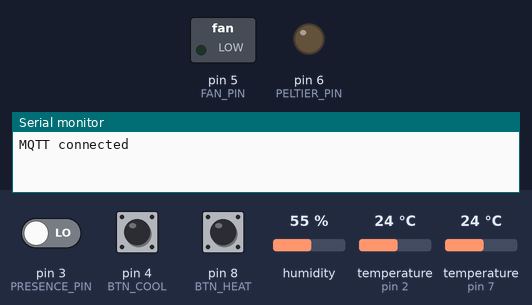
This sketch was run on a simulated Arduino Uno, built for the host (arithmetic inside an expression is 32-bit, double 64-bit). On the bench: switched loads named in the sketch (green lamp = pin HIGH), output pins drawn as LEDs (lit = HIGH), the last lines printed to the serial monitor. The inputs (shaded band) are chosen by the test bench; at power-on: pin 3 (PRESENCE_PIN) LOW, temperature (sensors on pin 7, pin 2) 24 °C, pin 4 (BTN_COOL) LOW, pin 8 (BTN_HEAT) LOW, humidity 55 %. WiFi joins after 1.5 s; servers stay silent unless stated; no MQTT or app messages arrive unless stated.

Above: at 3.7 s.
3.8 s: pin 3 (PRESENCE_PIN) driven HIGH
At 5.3 s:
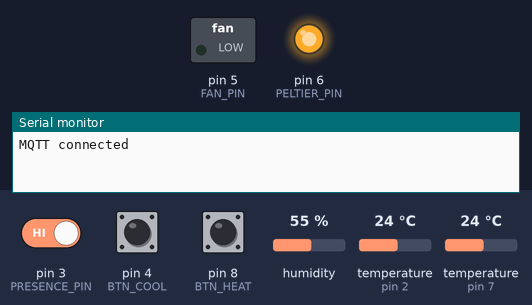
5.6 s: temperature (sensor on pin 7) set to 30.6 °C
7.1 s: temperature (sensor on pin 7) set to 32 °C
At 8.5 s:
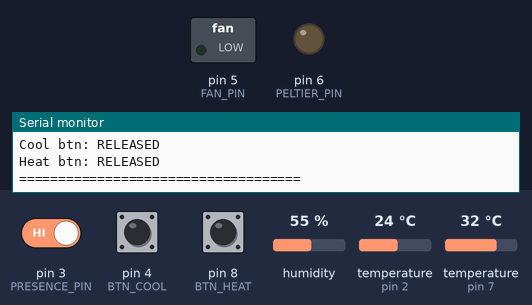
18.3 s: temperature (sensor on pin 2) set to 29.6 °C
21.2 s: temperature (sensor on pin 2) set to 30.7 °C
At 22.7 s:
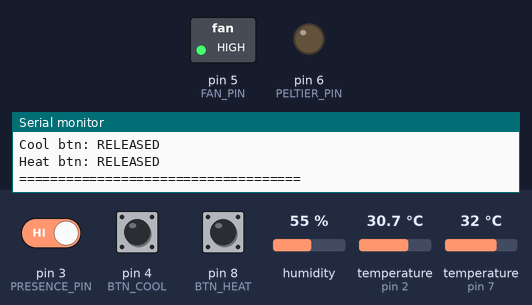
Timing chart, 0 to 24.2 s (numbered marks = the images above; inputs shaded):
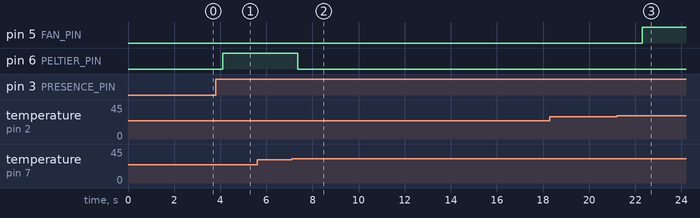

Measured:
- the behaviour switches between 31.1 and 31.2 °C on temperature (sensor on pin 7) (found by bisection; images 1 and 2)
- the behaviour switches between 30.3 and 30.4 °C on temperature (sensor on pin 2) (found by bisection; images 2 and 3)
- after the input at 3.8 s, pin 6 (PELTIER_PIN): LOW → HIGH after 0.30 s
- after the input at 7.1 s, pin 6 (PELTIER_PIN): HIGH → LOW after 0.25 s
- after the input at 18.3 s, every drawn part: stays the same
- after the input at 21.2 s, pin 5 (FAN_PIN): LOW → HIGH after 1.1 s

The sketch:

Smart_thermal_comfort_system_github.ino
```cpp
#include "config.h"
#include "sensor.h"
#include "actuators.h"
#include "network.h"
#include "telemetry.h"
#include "debug.h"

static unsigned long lastDebug = 0;

void setup() {
    Serial.begin(9600);
    sensor_begin();
    actuator_begin();
    network_begin();
}

void loop() {
    sensor_update();
    actuator_update();
    network_loop();
    telemetry_send();

    if (millis() - lastDebug > 5000) {
        lastDebug = millis();
        debug_print();
    }
}
```

actuators.cpp
```cpp
#include <Arduino.h>
#include "actuators.h"
#include "sensor.h"
#include "config.h"

// ── GLOBALS ───────────────────────────────────────
String systemMode   = "AUTO";
bool   fanState     = false;
bool   peltierState = false;

// ── INIT ──────────────────────────────────────────
void actuator_begin() {
    pinMode(FAN_PIN,     OUTPUT);
    pinMode(PELTIER_PIN, OUTPUT);
}

// ── APPLY ─────────────────────────────────────────
static void applyOutputs() {
    digitalWrite  (FAN_PIN,     fanState     ? HIGH : LOW);   // FIX: was HIGH(=1) in AUTO mode
    digitalWrite (PELTIER_PIN, peltierState ? HIGH : LOW);
}

// ── UPDATE ────────────────────────────────────────
void actuator_update() {

    // Presence off → everything off
    if (!sensor_getPresence()) {
        fanState = peltierState = false;
        applyOutputs();
        return;
    }

    // Manual mode: outputs already set by sensor_update() buttons
    if (systemMode == "MANUAL") {
        applyOutputs();
        return;
    }

    // Auto mode: TCI-based control
    float tci = sensor_getTCI();

    if      (tci > 2) { fanState = true;  peltierState = false; }
    else if (tci < -2) { fanState = false; peltierState = true;  }
    else               { fanState = false; peltierState = false; }

    applyOutputs();
}
```

actuators.h
```cpp
#ifndef ACTUATORS_H
#define ACTUATORS_H

#include <Arduino.h>

void actuator_begin();
void actuator_update();

extern String systemMode;   // "AUTO" | "MANUAL"
extern bool   fanState;
extern bool   peltierState;

#endif
```

debug.cpp
```cpp
#include <Arduino.h>
#include "debug.h"
#include "sensor.h"
#include "actuators.h"
#include "config.h"

void debug_print() {
    Serial.println("====================================");

    Serial.print("Ambient: ");  Serial.print(sensor_getAmbient());  Serial.println(" C");
    Serial.print("Humidity: "); Serial.print(sensor_getHumidity()); Serial.println(" %");
    Serial.print("Skin:    ");  Serial.print(sensor_getSkin());     Serial.println(" C");
    Serial.print("TCI:     ");  Serial.println(sensor_getTCI());    // FIX: from getter, not recomputed

    Serial.print("Presence: ");
    Serial.println(sensor_getPresence() ? "DETECTED" : "NOT DETECTED");

    Serial.print("Mode: "); Serial.println(systemMode);

    Serial.print("Fan:     "); Serial.println(fanState     ? "ON" : "OFF");
    Serial.print("Peltier: "); Serial.println(peltierState ? "ON" : "OFF");

    // FIX: was inverted — INPUT_PULLUP means LOW = pressed
    Serial.print("Cool btn: ");
    Serial.println(digitalRead(BTN_COOL) == HIGH ? "PRESSED" : "RELEASED");

    Serial.print("Heat btn: ");
    Serial.println(digitalRead(BTN_HEAT) == HIGH ? "PRESSED" : "RELEASED");

    Serial.println("====================================\n");
}
```

debug.h
```cpp
#ifndef DEBUG_H
#define DEBUG_H

void debug_print();

#endif
```

network.cpp
```cpp
#include <Arduino.h>
#include <SPI.h>
#include <Ethernet.h>
#include <PubSubClient.h>

#include "config.h"
#include "actuators.h"
#include "network.h"

// ── HARDWARE ──────────────────────────────────────
byte           mac[] = {0xDE, 0xAD, 0xBE, 0xEF, 0xFE, 0xED};
EthernetClient ethClient;
PubSubClient   client(ethClient);

// ── RPC CALLBACK ──────────────────────────────────
static void callback(char* topic, byte* payload, unsigned int length) {
    // Build message string
    String msg;
    for (unsigned int i = 0; i < length; i++) msg += (char)payload[i];

    // Extract request ID from topic: "v1/devices/me/rpc/request/{id}"
    String topicStr(topic);
    String requestId = topicStr.substring(topicStr.lastIndexOf('/') + 1);

    // ── Handle commands ────────────────────────────
    if (msg.indexOf("setMode") != -1) {
        systemMode = (msg.indexOf("MANUAL") != -1) ? "MANUAL" : "AUTO";
        Serial.println("Mode: " + systemMode);
    }

    if (msg.indexOf("setFan") != -1) {
        if (systemMode == "MANUAL") {
            fanState = (msg.indexOf("true") != -1);
            Serial.println("Fan: " + String(fanState ? "ON" : "OFF"));
        } else {
            Serial.println("Fan ignored (AUTO mode)");
        }
    }

    if (msg.indexOf("setPeltier") != -1) {
        if (systemMode == "MANUAL") {
            peltierState = (msg.indexOf("true") != -1);
            Serial.println("Peltier: " + String(peltierState ? "ON" : "OFF"));
        } else {
            Serial.println("Peltier ignored (AUTO mode)");
        }
    }

    // ── RPC response (required by ThingsBoard) ─────
    // Without this the dashboard button stays "pending"
    String responseTopic = "v1/devices/me/rpc/response/" + requestId;
    client.publish(responseTopic.c_str(), "{\"success\":true}");
}

// ── RECONNECT (non-blocking) ───────────────────────
static unsigned long lastRetry = 0;

static void reconnect() {
    if (millis() - lastRetry < 2000) return;
    lastRetry = millis();

    if (client.connect("Node1", TOKEN, NULL)) {
        client.subscribe("v1/devices/me/rpc/request/+");
        Serial.println("MQTT connected");
    }
}

// ── INIT ──────────────────────────────────────────
void network_begin() {
    Ethernet.begin(mac);
    delay(1000);
    client.setServer(MQTT_SERVER, 1883);
    client.setCallback(callback);
}

// ── LOOP ──────────────────────────────────────────
void network_loop() {
    if (!client.connected()) reconnect();
    client.loop();
}
```

network.h
```cpp
#ifndef NETWORK_H
#define NETWORK_H

#include <PubSubClient.h>

extern PubSubClient client;

void network_begin();
void network_loop();

#endif
```

sensor.cpp
```cpp
#include <Arduino.h>
#include <DHT.h>
#include <OneWire.h>
#include <DallasTemperature.h>

#include "config.h"
#include "sensor.h"
#include "actuators.h"

// ── HARDWARE ──────────────────────────────────────
static DHT             dht(DHT_PIN, DHT_TYPE);
static OneWire         oneWire(DS18_PIN);
static DallasTemperature ds18(&oneWire);

// ── STATE ─────────────────────────────────────────
static float ambientTemp = 0.0;
static float humidity    = 0.0;
static float skinTemp    = 30.0;
static bool  presence    = false;

// ── INIT ──────────────────────────────────────────
void sensor_begin() {
    dht.begin();
    ds18.begin();
    pinMode(PRESENCE_PIN, INPUT);
    pinMode(BTN_COOL, INPUT);
    pinMode(BTN_HEAT, INPUT);
}

// ── UPDATE ────────────────────────────────────────
void sensor_update() {
    // DHT22
    float t = dht.readTemperature();
    float h = dht.readHumidity();
    if (!isnan(t)) ambientTemp = t;
    if (!isnan(h)) humidity    = h;

    // DS18B20
    ds18.requestTemperatures();
    float ds = ds18.getTempCByIndex(0);
    skinTemp = (ds != DEVICE_DISCONNECTED_C) ? ds : 30.0;

    // Presence
    presence = (digitalRead(PRESENCE_PIN) == HIGH);

    // Buttons — only act in MANUAL mode
    if (systemMode == "MANUAL") {
        if (digitalRead(BTN_COOL) == HIGH) {
            fanState = true;  peltierState = false;
        } else if (digitalRead(BTN_HEAT) == HIGH) {
            fanState = false; peltierState = true;
        }
    }
}

// ── GETTERS ───────────────────────────────────────
float sensor_getAmbient()  { return ambientTemp; }
float sensor_getHumidity() { return humidity; }
float sensor_getSkin()     { return skinTemp; }
bool  sensor_getPresence() { return presence; }

// TCI in one place — FIX: was duplicated in 3 files
// Formula: weighted skin + ambient only (humidity normalised included — different unit)
float sensor_getTCI() {
    return   (skinTemp-34.0 ) + 0.5 *( ambientTemp-24.0) + 1.5 * (humidity/100.0);


}
```

sensor.h
```cpp
#ifndef SENSOR_H
#define SENSOR_H

void  sensor_begin();
void  sensor_update();

float sensor_getAmbient();
float sensor_getHumidity();
float sensor_getSkin();
float sensor_getTCI();        // centralised — no more duplicate formula
bool  sensor_getPresence();

#endif
```

telemetry.cpp
```cpp
#include "telemetry.h"
#include "sensor.h"
#include "network.h"
#include "actuators.h"
#include "config.h"

static unsigned long lastSend = 0;

void telemetry_send() {
    if (millis() - lastSend < TELEMETRY_INTERVAL) return;  // FIX: now uses config constant
    lastSend = millis();

    if (!client.connected()) return;

    // FIX: TCI now from sensor_getTCI() — no duplicate formula
    String p = "{";
    p += "\"ambient_temp\":"  + String(sensor_getAmbient())  + ",";
    p += "\"humidity\":"      + String(sensor_getHumidity())  + ",";
    p += "\"skin_temp\":"     + String(sensor_getSkin())      + ",";
    p += "\"tci\":"           + String(sensor_getTCI())       + ",";
    p += "\"presence\":"      + String(sensor_getPresence() ? 1 : 0) + ",";
    p += "\"mode\":\""        + systemMode                    + "\",";
    p += "\"fan\":"           + String(fanState     ? 1 : 0)  + ",";
    p += "\"peltier\":"       + String(peltierState ? 1 : 0);
    p += "}";

    client.publish("v1/devices/me/telemetry", p.c_str());
}
```

telemetry.h
```cpp
#ifndef TELEMETRY_H
#define TELEMETRY_H

void telemetry_send();

#endif
```

config.h
```cpp
#ifndef CONFIG_H
#define CONFIG_H

#include <Arduino.h>

// ── MQTT ──────────────────────────────────────────
#define MQTT_SERVER "mqtt.thingsboard.cloud"
#define TOKEN       "Write Your Token ID"

// ── SENSOR PINS ───────────────────────────────────
#define DHT_PIN      2
#define DHT_TYPE     DHT22
#define DS18_PIN     7

// ── INPUT PINS ────────────────────────────────────
#define PRESENCE_PIN 3
#define BTN_COOL     4
#define BTN_HEAT     8

// ── OUTPUT PINS ───────────────────────────────────
#define FAN_PIN      5
#define PELTIER_PIN  6

// ── TIMING ────────────────────────────────────────
#define TELEMETRY_INTERVAL 2000   // ms

#endif
```
